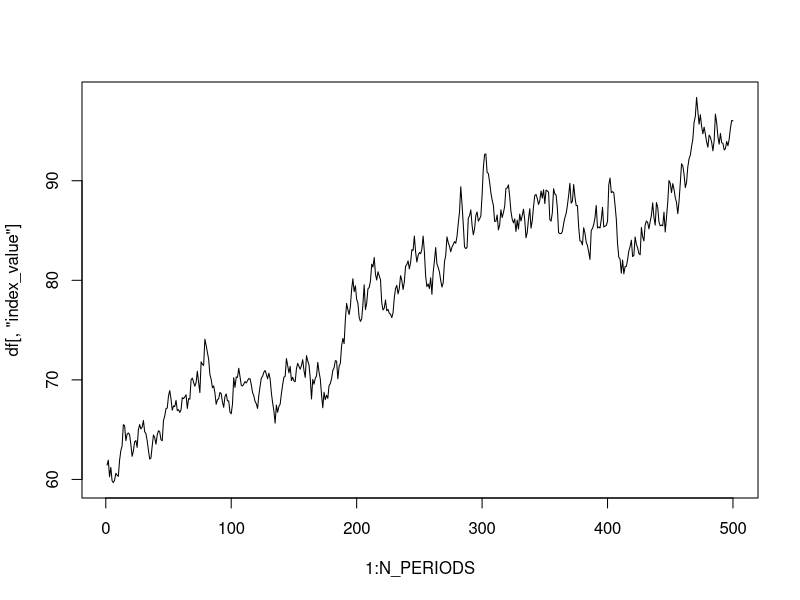
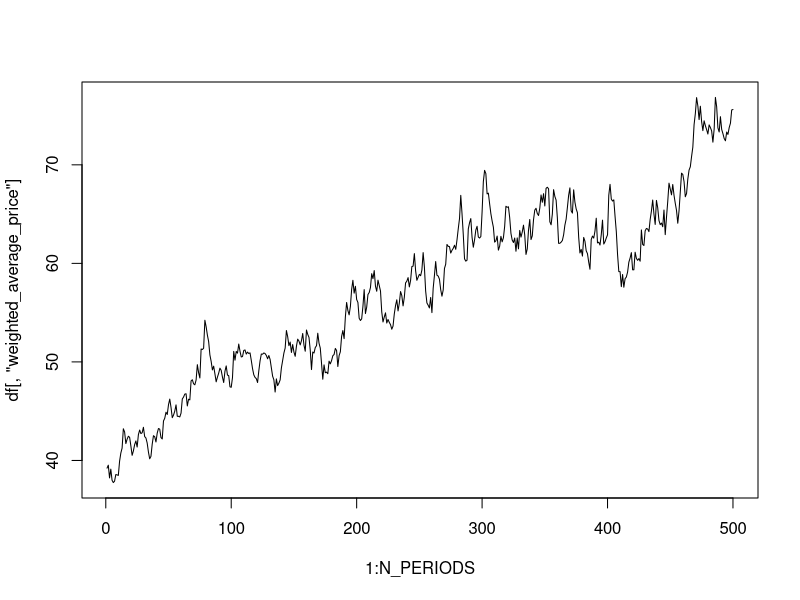

Generate these figures, in order, with R:
rm(list=ls())

# create df of stock prices over time
# initial value chosen randomly, each percentage change also random
# re-weight at the end of each period by market cap

N_STOCKS <- 10
N_PERIODS <- 500
DIVISOR <- 10^6
seed <- floor(runif(1,0,10^7))
# print(paste("seed:",seed))
set.seed(seed)

initial_prices <- runif(N_STOCKS,5,50) # choose reasonable-enough prices
initial_shares <- (runif(N_STOCKS,100,1000))^2 # numbers of shares, leave static for now

get_price <- function(t,i,df)
  df[t,paste("p_",as.character(i),sep="")]

get_shares <- function(t,i,df)
  df[t,paste("n_",as.character(i),sep="")]

get_cap <- function(t,i,df) {
  col <- paste("c_",i,sep="")
  if (!is.na(df[t,col])) {
    return(df[t,col])
  }
  get_price(t,i,df)*get_shares(t,i,df)
}

get_total_cap <- function(t,df) {
  if (!is.na(df[t,"total_cap"])) {
    return(df[t,"total_cap"])
  }
  sum(sapply(1:N_STOCKS,function(i) get_cap(t,i,df)))
}

get_weight <- function(t,i,df) {
  col <- paste("w_",i,sep="")
  if (!is.na(df[t,col])) {
    return(df[t,col])
  }
  get_cap(t,i,df)/get_total_cap(t,df)
}

get_index_value <- function(t,df) {
  if (!is.na(df[t,"index_value"])) {
    return(df[t,"index_value"])
  }
  
  # weighted average
  # sum(sapply(1:N_STOCKS,function(i) get_price(t,i,df)*get_weight(t,i,df)))
  
  # S&P 500 approach
  sum(sapply(1:N_STOCKS,function(i) get_cap(t,i,df)))/DIVISOR
}

get_weighted_average_price <- function(t,df) {
  if (!is.na(df[t,"weighted_average_price"])) {
    return(df[t,"weighted_average_price"])
  }
  sum(sapply(1:N_STOCKS,function(i) get_price(t,i,df)*get_weight(t,i,df)))
}

#df <- data.frame(
#  p_1 = initial_prices[1],
#  n_1 = initial_shares[1],
#  #w_1 = get_weight(),
#  p_2 = initial_prices[2],
#  n_2 = initial_shares[2],
#  #w_2 = get_weight(),
#  p_3 = initial_prices[3],
#  n_3 = initial_shares[3],
#  #w_3 = get_weight(),
#  p_4 = initial_prices[4],
#  n_4 = initial_shares[4],
#  #w_4 = get_weight(),
#  p_5 = initial_prices[5],
#  n_5 = initial_shares[5],
#  #w_5 = get_weight(),
#  #total_cap = get_total_cap(1,df),
#  stringsAsFactors=FALSE
#)

initialize_df <- function(df) {
  df <- data.frame(matrix(ncol=4*N_STOCKS+3,nrow=N_PERIODS)) # no values initialized yet
  for (i in 1:N_STOCKS) {
    colnames(df)[4*i-3] <- paste("p_",i,sep="")
    colnames(df)[4*i-2] <- paste("n_",i,sep="")
    colnames(df)[4*i-1] <- paste("c_",i,sep="")
    df[1,paste("p_",i,sep="")] <- initial_prices[i]
    df[1,paste("n_",i,sep="")] <- initial_shares[i]
    df[1,paste("c_",i,sep="")] <- get_cap(1,i,df)
  }
  colnames(df)[4*N_STOCKS+1] <- "total_cap"
  df[1,"total_cap"] <- get_total_cap(1,df)
  for (i in 1:N_STOCKS) {
    colnames(df)[4*i] <- paste("w_",i,sep="")
    df[1,paste("w_",i,sep="")] <- get_weight(1,i,df)
  }
  colnames(df)[4*N_STOCKS+2] <- "index_value"
  colnames(df)[4*N_STOCKS+3] <- "weighted_average_price"
  df[1,"index_value"] <- get_index_value(1,df)
  df[1,"weighted_average_price"] <- get_weighted_average_price(1,df)
  return(df)
}

df <- initialize_df()

get_change_factor <- function()
  exp(rnorm(1,0,0.02))
  #exp(rcauchy(1,0,0.0001)) # kick it up a notch

update_price <- function(t_old,i,df)
  get_price(t_old,i,df)*get_change_factor()

update_shares <- function(t_old,i,df)
  get_shares(t_old,i,df)*1

update_df <- function(df) {
  t_old <- length(which(!is.na(df[,1]))) # number of periods filled in so far (in col 1)
  t <- t_old+1
  for (i in 1:N_STOCKS) {
    df[t,paste("p_",i,sep="")] <- update_price(t_old,i,df)
    df[t,paste("n_",i,sep="")] <- update_shares(t_old,i,df)
    df[t,paste("c_",i,sep="")] <- get_cap(t,i,df)
  }
  df[t_old+1,"total_cap"] <- get_total_cap(t,df)
  for (i in 1:N_STOCKS) {
    df[t,paste("w_",i,sep="")] <- get_weight(t,i,df)
  }
  df[t,"index_value"] <- get_index_value(t,df)
  df[t,"weighted_average_price"] <- get_weighted_average_price(t,df)
  return(df)
}

#get_total_cap(1,df)
#get_index_value(1,df)
#sapply(1:N_STOCKS,function(i) get_price(1,i,df))

for (i in 2:N_PERIODS) {
  df <- update_df(df)
}

# S&P method index graph (directly proportional to total market cap)
plot(1:N_PERIODS,df[,"index_value"],"l")

# weighted average price graph
plot(1:N_PERIODS,df[,"weighted_average_price"],"l")

# correlation of the index and the weighted avg price
cor(df[,"index_value"],df[,"weighted_average_price"])

# correlation of the changes in the index and the changes in the weighted avg price
cor(sapply(2:N_PERIODS,function(t) df[t,"index_value"]-df[t-1,"index_value"]),
    sapply(2:N_PERIODS,function(t) df[t,"weighted_average_price"]-df[t-1,"weighted_average_price"]))
